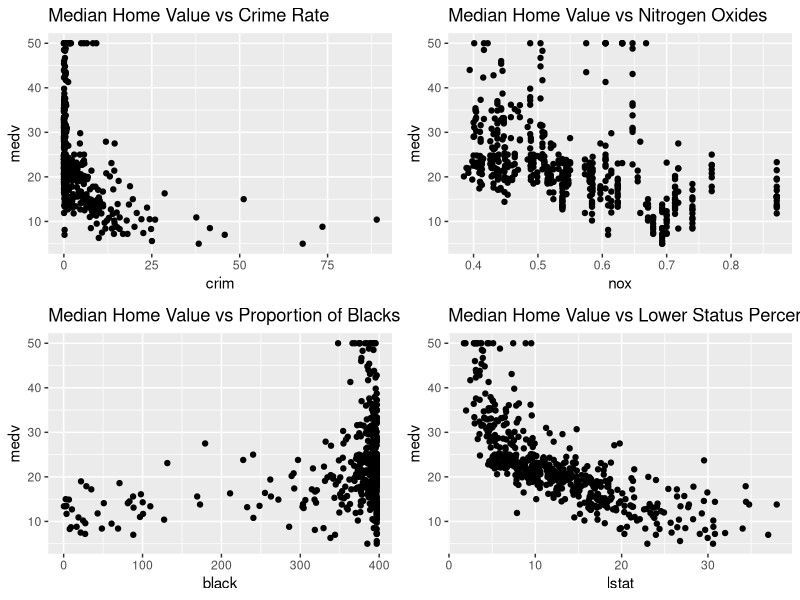
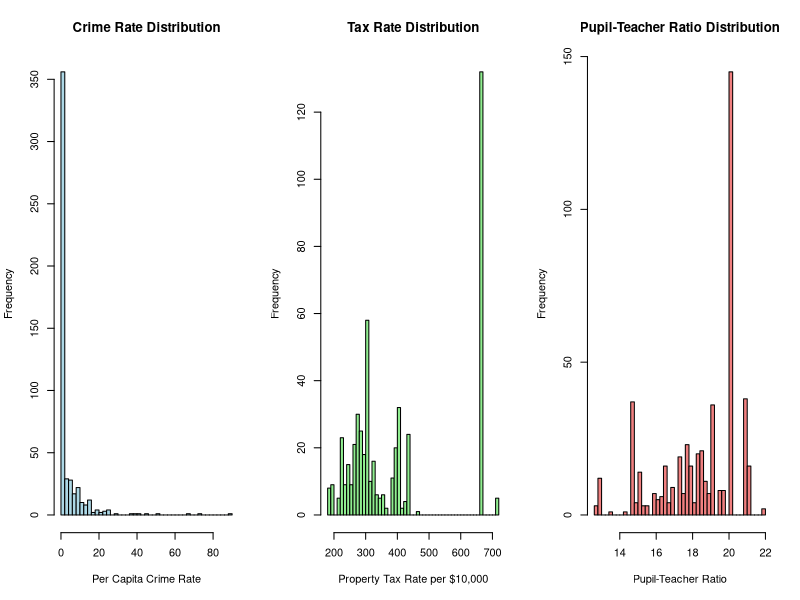

Write R code to recreate these figures, in order.
rm(list=ls())
# Load required libraries
library(MASS)
library(ggplot2)
library(dplyr)

# Load the Boston dataset
data("Boston")

# ----------------- Question 1: Class, Rows, and Columns -----------------

# Check the class of the dataset
dataset_class = class(Boston)
print(paste("Class of dataset:", dataset_class))

# Get dimensions of dataset
dataset_dim = dim(Boston)
print(paste("Number of rows:", dataset_dim[1]))
print(paste("Number of columns:", dataset_dim[2]))

# Column names
print("Column names:")
print(colnames(Boston))

# ----------------- Question 2: Create Smaller Dataset and Scatter Plots -----------------

# Select relevant variables
boston_small = Boston[, c("medv", "crim", "nox", "black", "lstat")]

# Create scatter plots in a single graph using ggplot2
plot1 = ggplot(boston_small, aes(x=crim, y=medv)) + 
  geom_point() + 
  ggtitle("Median Home Value vs Crime Rate")

plot2 = ggplot(boston_small, aes(x=nox, y=medv)) + 
  geom_point() + 
  ggtitle("Median Home Value vs Nitrogen Oxides")

plot3 = ggplot(boston_small, aes(x=black, y=medv)) + 
  geom_point() + 
  ggtitle("Median Home Value vs Proportion of Blacks")

plot4 = ggplot(boston_small, aes(x=lstat, y=medv)) + 
  geom_point() + 
  ggtitle("Median Home Value vs Lower Status Percentage")

# Arrange plots in a single panel
library(gridExtra)
grid.arrange(plot1, plot2, plot3, plot4, ncol=2)

# ----------------- Question 3: Lowest Median Value Suburb -----------------

# Find suburb with the lowest median home value
lowest_medv_suburb = Boston[which.min(Boston$medv), ]
print("Suburb with lowest median home value:")
print(lowest_medv_suburb)

# Compare values of predictors
summary_boston = summary(Boston[, c("crim", "nox", "black", "lstat")])
print("Summary of the selected predictors:")
print(summary_boston)

# ----------------- Question 4: High Crime Rates, Tax Rates, and Pupil-Teacher Ratios -----------------

# Find suburbs with high crime, tax, or pupil-teacher ratios
high_crime = Boston[which.max(Boston$crim), ]
high_tax = Boston[which.max(Boston$tax), ]
high_ptratio = Boston[which.max(Boston$ptratio), ]

print("Suburb with highest crime rate:")
print(high_crime)

print("Suburb with highest tax rate:")
print(high_tax)

print("Suburb with highest pupil-teacher ratio:")
print(high_ptratio)

# ----------------- Question 5: Suburbs Bounded by Charles River -----------------

# Count suburbs that bound the Charles River
charles_river_count = sum(Boston$chas == 1)
print(paste("Number of suburbs bordering the Charles River:", charles_river_count))

# ----------------- Question 6: Suburbs with More Than 7 Rooms per Dwelling -----------------

# Count suburbs with average rooms > 7
high_rm_count = sum(Boston$rm > 7)
print(paste("Number of suburbs with more than 7 rooms per dwelling:", high_rm_count))

# ----------------- Question 7: Additional Analysis -----------------

# Question: How many suburbs have median home value above $40,000?
high_medv_count = sum(Boston$medv > 40)
print(paste("Number of suburbs with median home value above $40,000:", high_medv_count))




# Histograms to visualize distributions
par(mfrow = c(1, 3))  # Arrange plots in a 1x3 grid

# Histogram for crime rate
hist(Boston$crim, breaks = 50, main = "Crime Rate Distribution",
     xlab = "Per Capita Crime Rate", col = "lightblue")

# Histogram for tax rate
hist(Boston$tax, breaks = 50, main = "Tax Rate Distribution",
     xlab = "Property Tax Rate per $10,000", col = "lightgreen")

# Histogram for pupil-teacher ratio
hist(Boston$ptratio, breaks = 50, main = "Pupil-Teacher Ratio Distribution",
     xlab = "Pupil-Teacher Ratio", col = "lightcoral")


